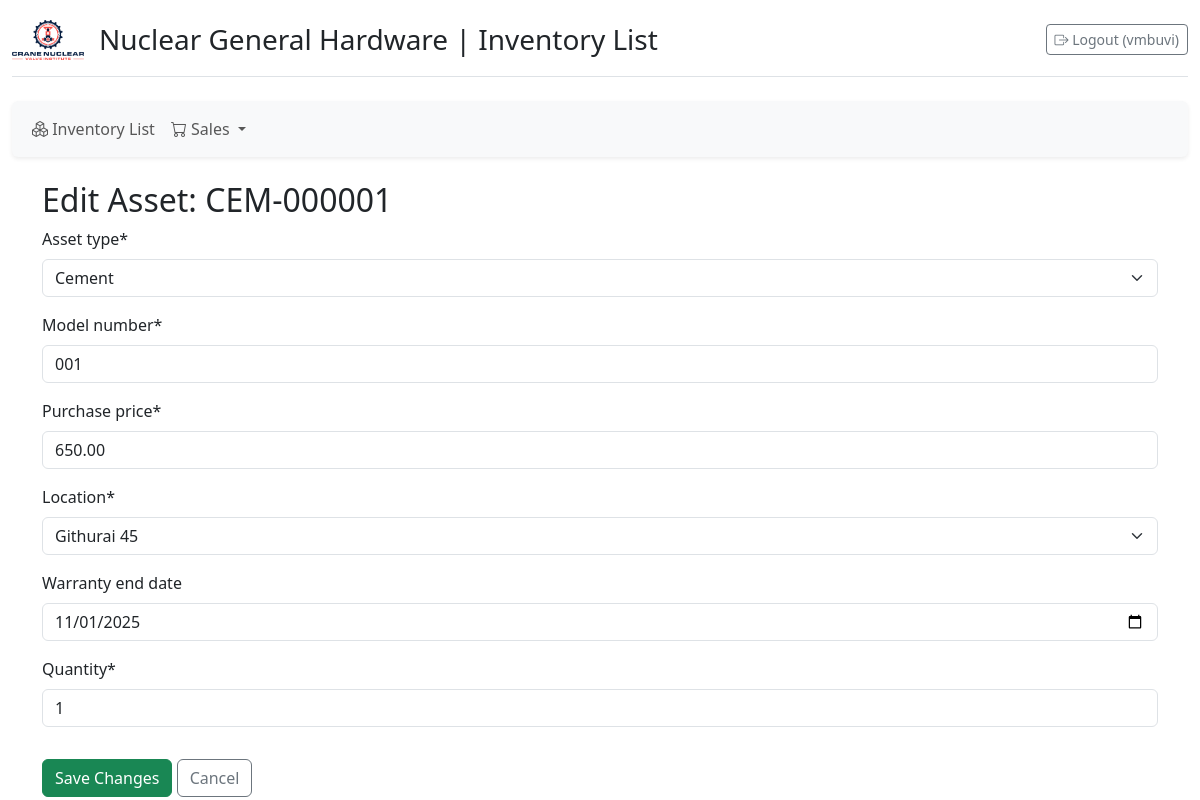
Before: /asset/edit/1/ (signed in) with the older database file.
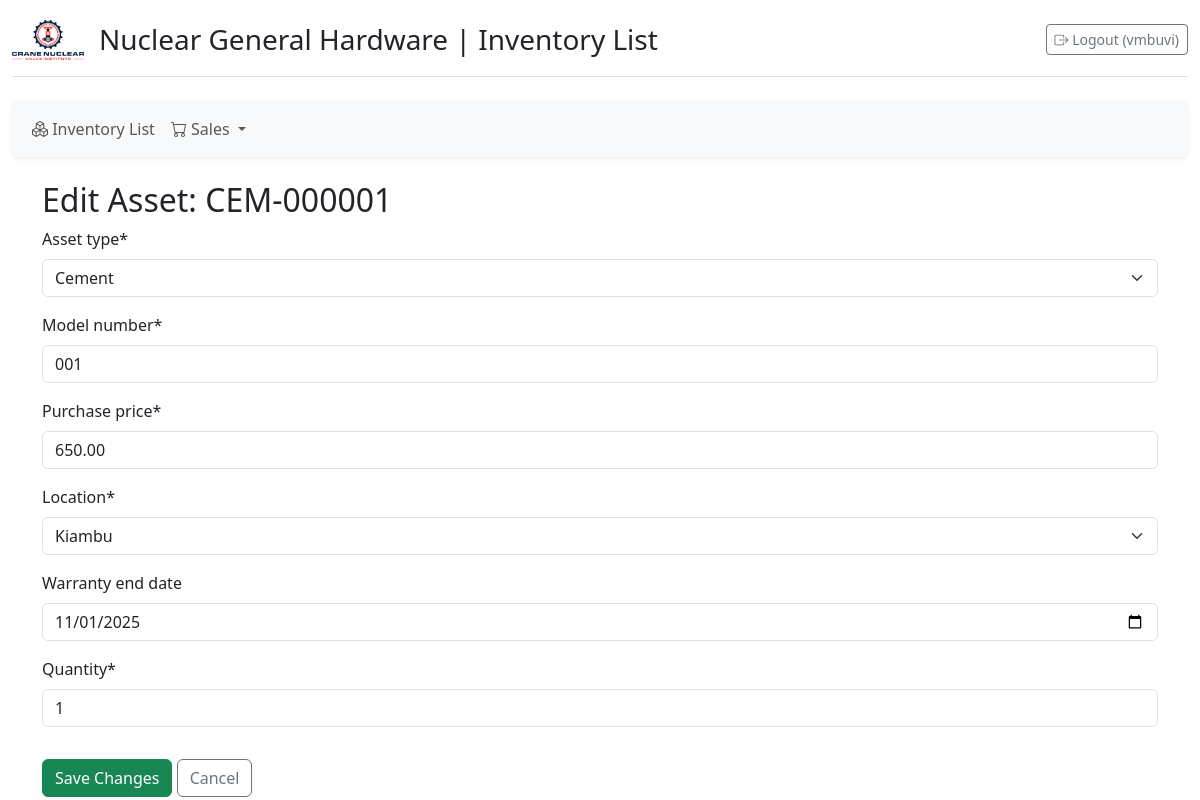
After: the same page with the newer database file.
### inventory/models.py (models this page shows, shortened)
class HardwareAsset(models.Model):
    LOCATION_CHOICES = (
        ('GITHURAI_45', 'Githurai 45'),
        ('KIRIGITI', 'Kirigiti'),
        ('KIAMBU', 'Kiambu'),
    )
    STATUS_CHOICES = [
        ('IN_STOCK', 'In Stock'),
        ('PENDING_SALE', 'Pending Sale'),
        ('SOLD', 'Sold'),
        ('SCRAPPED', 'Scrapped'),
    ]
    asset_type = models.ForeignKey(AssetType, on_delete=models.PROTECT)
    model_number = models.CharField(max_length=100)
    serial_number = models.CharField(max_length=100, unique=True, null=True, blank=True)
    purchase_price = models.DecimalField(max_digits=10, decimal_places=2)
    purchase_date = models.DateField(auto_now_add=True)
    location = models.CharField(max_length=20, choices=LOCATION_CHOICES, default='KIRIGITI')
    status = models.CharField(max_length=20, choices=STATUS_CHOICES, default='IN_STOCK')
    warranty_end_date = models.DateField(null=True, blank=True)
    sale_record = models.ForeignKey(
        'SaleRecord', # Assuming SaleRecord is defined in this file (or importable)
        on_delete=models.SET_NULL,
        null=True,
        blank=True,
        related_name='sold_assets'
    )
    mixed_sale = models.ForeignKey(
        'MixedSale', # <-- Links to the correct model instance
        on_delete=models.SET_NULL,
        null=True,
        blank=True,
        related_name='mixed_sale_assets' # Use a different related_name
    )
    individual_sale_price = models.DecimalField(
        max_digits=10,
        decimal_places=2,
        null=True,
        blank=True
    )
    class Meta:
        pass

### inventory/views.py (the view)
# urls.py: path('asset/edit/<int:asset_pk>/', views.edit_asset_view, name='edit_asset'),
@login_required
def edit_asset_view(request, asset_pk):
    asset = get_object_or_404(Asset, pk=asset_pk)
    if request.method == 'POST':
        form = AssetForm(request.POST, instance=asset)
        if form.is_valid():
            form.save()
            messages.success(request, f"Asset **{asset.serial_number}** has been successfully updated.")
            return redirect('asset_detail', asset_pk=asset.pk) # This is your correct redirect
    else:
        form = AssetForm(instance=asset)
    context = {
        **get_base_context(request),
        'form': form,
        'asset': asset,
    }
    return render(request, 'inventory/edit_asset.html', context)

### inventory/forms.py
class AssetForm(forms.ModelForm):
    model_number = forms.CharField(max_length=100, required=True,
                                   widget=forms.TextInput(attrs={'placeholder': 'e.g., LAP-100'}))
    quantity = forms.IntegerField(min_value=1, initial=1)
    class Meta:
        model = HardwareAsset
        fields = [
            'asset_type',
            'model_number',
            'purchase_price',
            'location',
            'warranty_end_date',
        ]
        widgets = {
            'purchase_price': forms.NumberInput(attrs={'step': '0.01'}),
            'warranty_end_date': forms.DateInput(attrs={'type': 'date'}),
        }

### inventory/models.py (called while the page is built)
    def __str__(self):
        return self.name

### inventory/templates/inventory/edit_asset.html (shortened to what this page needs)
{% extends "base.html" %}
{% load crispy_forms_tags %}
{% block content %}
<div class="container mt-4">
    <h2>Edit Asset: {{ asset.serial_number|default:asset.model_number }}</h2>
    <form method="post">
        {{ form|crispy }}
        <button type="submit" class="btn btn-success mt-3">Save Changes</button>
        <a href="{% url 'asset_detail' asset_pk=asset.pk %}" class="btn btn-outline-secondary mt-3">Cancel</a>
    </form>
</div>
{% endblock content %}

Changed rows visible on the page:
changed HardwareAsset "CEM-000001": location "Githurai 45" → "Kiambu"
